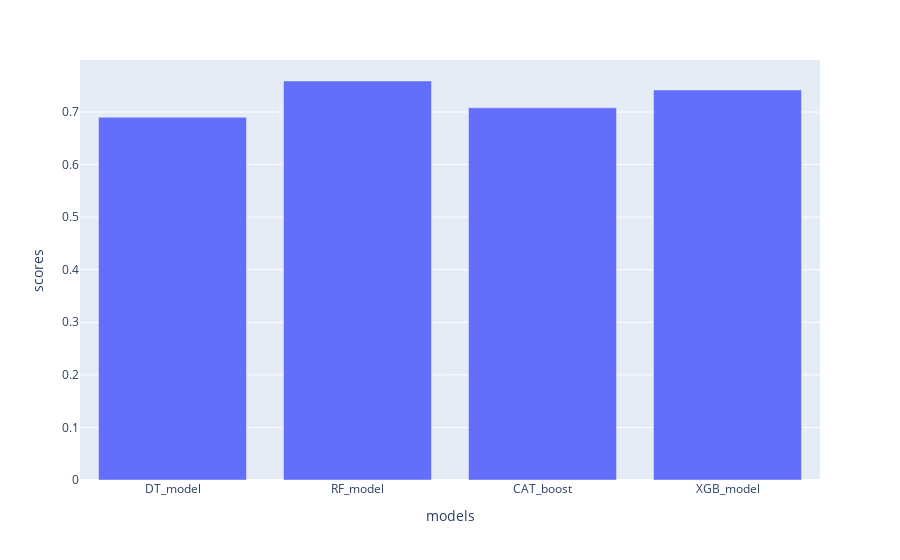

Notebook cell for this chart:
### Code cell
from sklearn.tree import DecisionTreeClassifier
from sklearn.ensemble import RandomForestClassifier
from catboost import CatBoostClassifier
import xgboost as xgb


base_models = [("DT_model", DecisionTreeClassifier(random_state=42)),
               ("RF_model", RandomForestClassifier(random_state=42,n_jobs=-1)),
               ("CAT_boost", CatBoostClassifier(iterations=5, learning_rate=0.1)),
               ("XGB_model", xgb.XGBClassifier(random_state=42, n_jobs=-1))]
X = df.loc[:, df.columns != target]
y = df[target]
kfolds = 4
scoring = 'accuracy'

utils.run_models(base_models, cat_features, num_features, X, y, scoring, kfolds)

### Figure 1 — Plotly figure (JSON) as saved in the notebook; plotly's stock layout.template omitted (floating-point values rounded to 4 significant figures)
{"data": [{"alignmentgroup": "True", "hovertemplate": "models=%{x}<br>scores=%{y}<extra></extra>", "legendgroup": "", "marker": {"color": "#636efa", "pattern": {"shape": ""}}, "name": "", "offsetgroup": "", "orientation": "v", "showlegend": false, "textposition": "auto", "type": "bar", "x": ["DT_model", "RF_model", "CAT_boost", "XGB_model"], "xaxis": "x", "y": [0.69, 0.759, 0.708, 0.742], "yaxis": "y"}], "layout": {"barmode": "relative", "legend": {"tracegroupgap": 0}, "margin": {"t": 60}, "xaxis": {"anchor": "y", "domain": [0, 1], "title": {"text": "models"}}, "yaxis": {"anchor": "x", "domain": [0, 1], "title": {"text": "scores"}}}}
